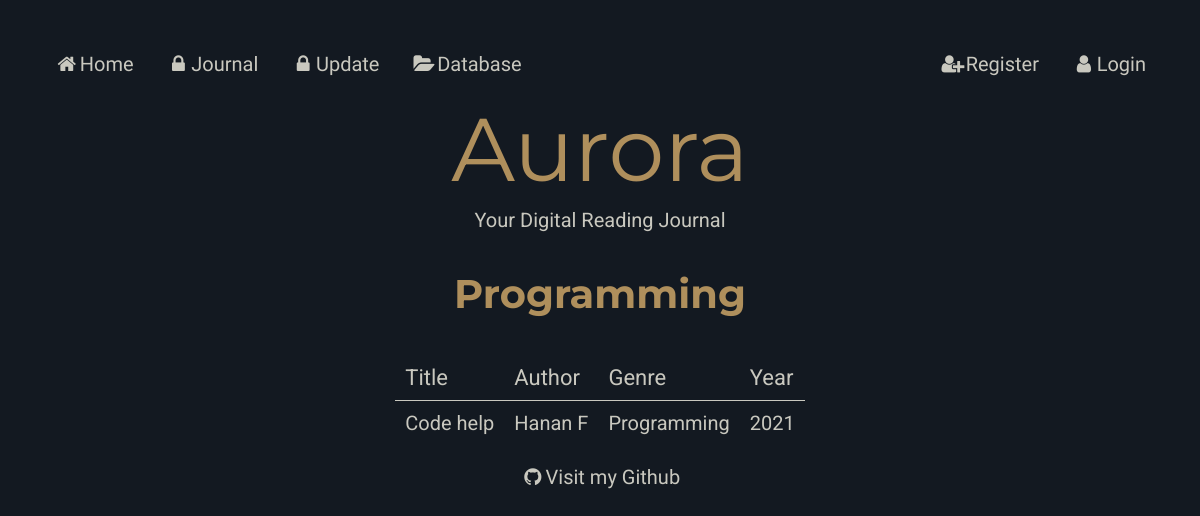
Before: /genre/Programming with the older database file.
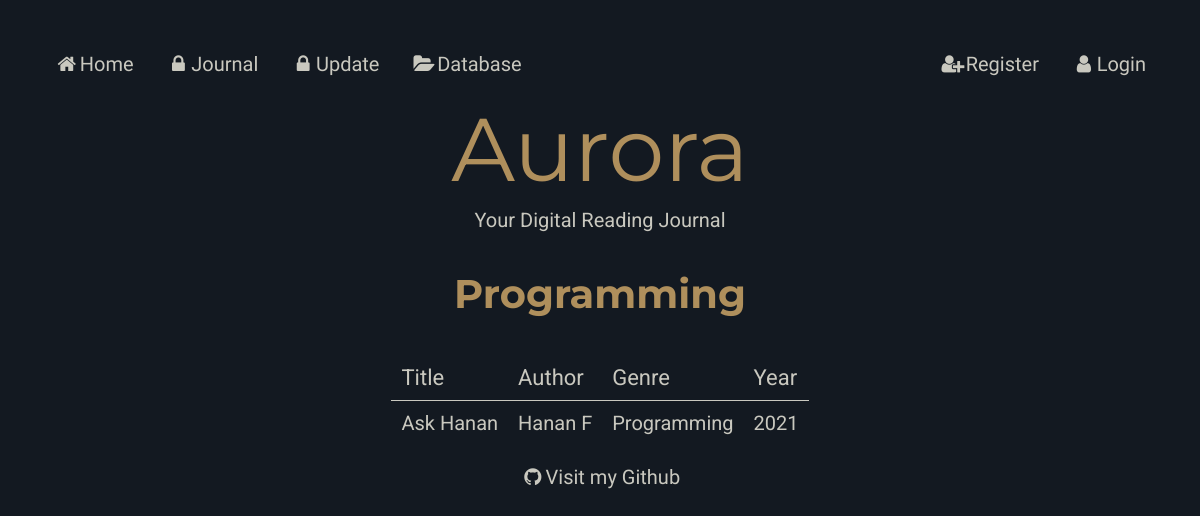
After: the same page with the newer database file.
### models.py (models this page shows)
class Books (db.Model):
    __tablename__ = "Books"
    bookid = db.Column(db.Integer, primary_key=True)
    title = db.Column(db.String(80))
    synopsis = db.Column(db.String(80))
    year = db.Column(db.String(80))
    authors = db.relationship("Authors", secondary=BooksAuthors, back_populates="books" )
    users = db.relationship("Users", secondary=BooksUsers, back_populates="books")
    genres = db.relationship("Genres", secondary=BooksGenres, back_populates="books")

### main.py (the view)
@app.route('/genre/<name>')
def genre(name):
    genre = models.Genres.query.filter_by(name=name).first_or_404()
    return render_template('genre.html', genre=genre, page_title=genre)

### main.py (called while the page is built)
@app.context_processor
def add_current_user():
    if session.get('user'): # if a user is logged in
        return dict(current_user=models.Users.query.get(session['user'])) # current user is equal to userinfo of user session
    return dict(current_user=None) # otherwise current user is none

### templates/genre.html
{% extends 'layout.html' %}
{% block content %}
<h1>{{genre.name}}</h1>
<table>
    <tr>
        <th colspan = 1>Title</th>
        <th colspan = 1>Author</th>
        <th colspan = 1>Genre</th>
        <th colspan = 1>Year</th>
    </tr>
    {% for book in genre.books %}
    <tr>
        <td><a href="/book/{{ book.title }}">{{ book.title }}</a></td>
        <td><a href="/author/{{book.authors|join(', ', attribute='name') }}">{{ book.authors|join(', ', attribute='name') }}</a></td>
        <td><a href="/genre/{{book.genres|join(', ', attribute='name') }}">{{ book.genres|join(', ', attribute='name') }}</a></td>
        <td>{{ book.year }} </td>
    </tr>
    {% endfor%}
</table>
{% endblock %}

Changed rows visible on the page:
changed Books: title "Code help" → "Ask Hanan"
